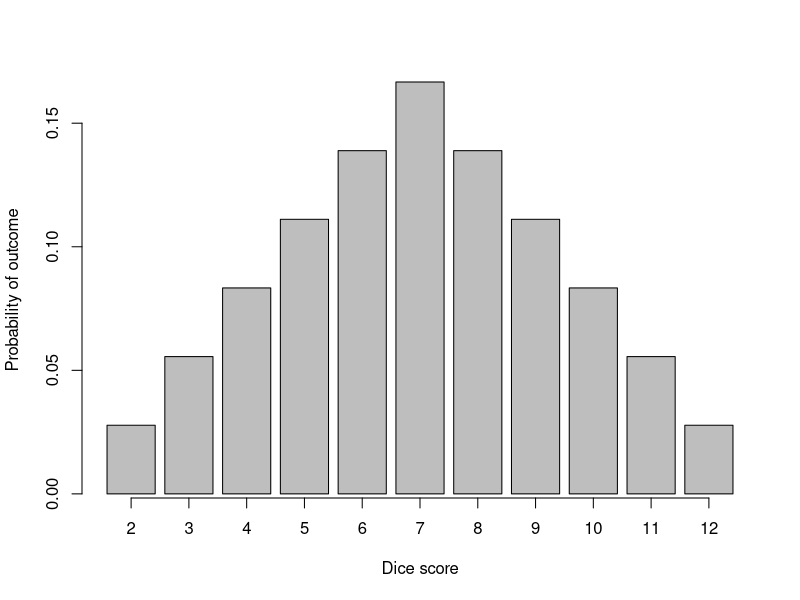

Generate this figure with R:
## ---- chunk 1
y <- c(1:6,5:1)/36
names(y) <- c(2:12)
yBarplot <- barplot(y, xlab="Dice score", ylab="Probability of outcome")
axis(1, at=yBarplot, labels=FALSE)
